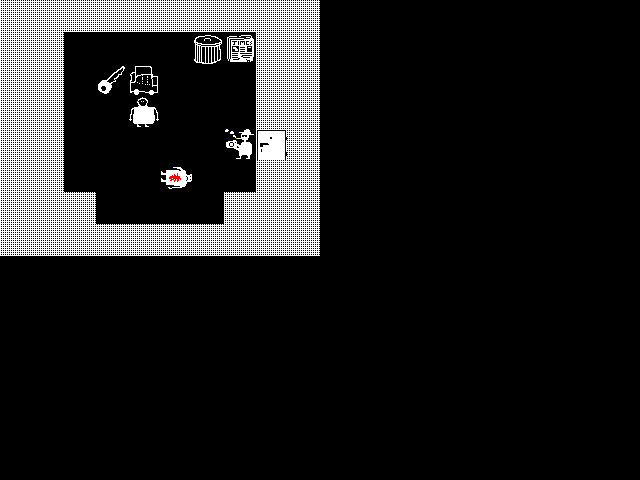

A level layout from a 2D game, rendered from its tile map. Below: a short description, then the map file with its tile-grid data intact:
An orthogonal 20x15 tile map with 32x32 px tiles, 2 tile layers (tiles, objects), 2 tilesets.

<map version="1.0" tiledversion="1.1.4" orientation="orthogonal" renderorder="right-down" width="20" height="15" tilewidth="32" tileheight="32" infinite="0" nextobjectid="3">
 <tileset firstgid="1" source="tileset.tsx" />
 <tileset firstgid="3" source="objects.tsx" />
 <layer name="tiles" width="20" height="15">
  <data encoding="csv">
2,2,2,2,2,2,2,2,2,2,0,0,1,1,1,1,1,1,1,1,
2,2,1,1,1,1,1,1,2,2,0,0,0,0,0,0,0,0,0,1,
2,2,1,1,1,1,1,1,2,2,0,0,0,0,0,0,0,0,0,0,
2,2,1,1,1,1,1,1,2,2,0,0,0,0,0,0,0,0,0,0,
2,2,1,1,1,1,1,1,1,2,0,0,0,0,0,0,0,0,0,0,
2,2,1,1,1,1,1,1,2,2,0,0,0,0,0,0,0,0,0,0,
2,2,2,1,1,1,1,2,2,2,0,0,0,0,0,0,0,0,0,0,
2,2,2,2,2,2,2,2,2,2,0,0,0,0,0,0,0,0,0,0,
0,0,0,0,0,0,0,0,0,0,0,0,0,0,0,0,0,0,0,0,
0,1,1,1,0,0,0,1,1,0,0,0,0,0,0,0,0,0,0,0,
0,1,1,1,1,1,1,1,1,1,1,1,1,1,1,1,1,1,1,1,
0,0,0,0,0,0,1,1,1,1,1,1,1,1,1,1,1,1,1,1,
0,0,0,0,0,0,0,0,0,0,0,0,0,0,1,1,1,1,1,1,
0,0,0,0,0,0,0,0,0,0,0,0,0,0,0,0,0,0,0,0,
0,0,0,0,0,0,0,0,0,0,0,0,0,0,0,0,0,0,0,0
</data>
 </layer>
 <layer name="objects" width="20" height="15">
  <data encoding="csv">
0,0,0,0,0,0,0,0,0,0,0,0,0,0,0,0,0,0,0,0,
0,0,0,0,0,0,8,9,0,0,0,0,0,0,0,0,0,0,0,0,
0,0,0,5,4,0,0,0,0,0,0,0,0,0,0,0,0,0,0,0,
0,0,0,0,6,0,0,0,0,0,0,0,0,0,0,0,0,0,0,0,
0,0,0,0,0,0,0,10,11,0,0,0,0,0,0,0,0,0,0,0,
0,0,0,0,0,7,0,0,0,0,0,0,0,0,0,0,0,0,0,0,
0,0,0,0,0,0,0,0,0,0,0,0,0,0,0,0,0,0,0,0,
0,0,0,0,0,0,0,0,0,0,0,0,0,0,0,0,0,0,0,0,
0,0,0,0,0,0,0,0,0,0,0,0,0,0,0,0,0,0,0,0,
0,0,0,0,0,0,0,0,0,0,0,0,0,0,0,0,0,0,0,0,
0,0,0,0,0,0,0,0,0,0,0,0,0,0,0,0,0,0,0,0,
0,0,0,0,0,0,0,0,0,0,0,0,0,0,0,0,0,0,0,0,
0,0,0,0,0,0,0,0,0,0,0,0,0,0,0,0,0,0,0,0,
0,0,0,0,0,0,0,0,0,0,0,0,0,0,0,0,0,0,0,0,
0,0,0,0,0,0,0,0,0,0,0,0,0,0,0,0,0,0,0,0
</data>
 </layer>
</map>